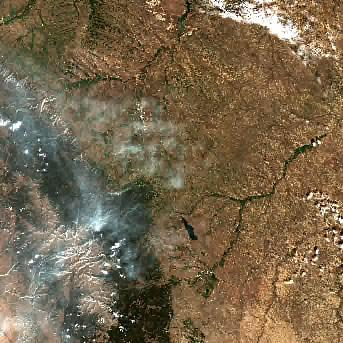
#> input picture backend/images/thumbnails/S2A_13TCK_20250823_1_L2A_thumb.jpg, 343 x 343 px, found by its file name
$ python -i detection_service.py   (imports and definitions only)   (older library calls are emulated)
#> lines starting #> are read from the running program, lines starting #| are printed output that depends on the picture; after the words box and inside, x2 and y2 are one past the last pixel; in counts of white or black regions, pixels touching at a corner belong together
"""
ORVIX AI & Computer Vision Disaster Detection Engine.

Capabilities:
- Wildfire smoke & thermal hotspot segmentation (HSV/RGB color thresholding & contour extraction)
- Flood water extent segmentation (adaptive thresholding & morphological contour analysis)
- Spatial environmental anomaly detection (statistical z-score and local variance filtering)
- Neural segmentation pipeline interface (U-Net architecture specifications)
- Outputs bounding boxes, detected area in hectares/pixels, confidence scores, and visual overlays.
"""

from __future__ import annotations

import logging
import os
from dataclasses import dataclass, field
from datetime import datetime, timezone
from pathlib import Path
from typing import Any, List, Optional, Tuple

import cv2
import numpy as np
from PIL import Image

logger = logging.getLogger(__name__)

_DETECTIONS_DIR = Path(__file__).resolve().parent.parent.parent / "images" / "processed" / "detections"
# [1 line not run here, left out]


@dataclass(frozen=True)
class DetectionBox:
    """Individual detected hazard feature bounding box and metrics."""
    label: str                     # "Wildfire Hotspot", "Smoke Plume", "Flood Inundation", "Anomaly"
    confidence: float              # 0.0 to 1.0
    bbox: list[int]                # [x, y, width, height]
    area_pixels: int
    estimated_hectares: float
    intensity: float


@dataclass
class DetectionResult:
    """Complete output of the detection pipeline."""
    source_filename: str
    overlay_filename: str
    overlay_image_url: str
    overlay_image_path: str
    model_name: str
    model_version: str
    total_detections: int
    detections: list[DetectionBox]
    summary_message: str
    created_at: str


class _DetectionService:
    """Engine for computer vision and AI hazard detection on satellite imagery."""

    def __init__(self) -> None:
        _DETECTIONS_DIR.mkdir(parents=True, exist_ok=True)

    def run_detection(
        self,
        image_path_or_filename: str,
        detection_type: str = "wildfire",
        sensitivity: float = 0.5,
    ) -> DetectionResult:
        """
        Run computer vision detection on an image.

        Args:
            image_path_or_filename: Filename or relative path in backend/images/.
            detection_type: "wildfire" | "flood" | "anomaly" | "dnn_unet".
            sensitivity: 0.1 (strict) to 1.0 (sensitive).
        """
#> called with detection_type = 'wildfire', sensitivity = 0.5
        fname = Path(image_path_or_filename).name
        base_img_dir = Path(__file__).resolve().parent.parent.parent / "images"
        target_path = base_img_dir / fname

        if not target_path.exists():
            raise FileNotFoundError(f"Image '{fname}' not found in archive.")

        # Read image with OpenCV (BGR)
        img_bgr = cv2.imread(str(target_path))
#> img_bgr is the input picture: shape (343, 343, 3); mean B, G, R 76.3, 102.2, 118.7
        if img_bgr is None:
            raise ValueError(f"Failed to decode image '{fname}' via OpenCV.")

        H, W = img_bgr.shape[:2]
#> H = 343; W = 343
        overlay = img_bgr.copy()
        detections: list[DetectionBox] = []

        # Pixel resolution approximation (Sentinel-2 ~20m/pixel -> 400 m2 / pixel = 0.04 hectares)
        hectare_per_pixel = 0.04

        dt = detection_type.lower()
        if dt == "wildfire":
            model_name = "ORVIX-CV-Wildfire-Thermal-v1.0"
            model_ver = "1.0.4"

            # Convert to HSV and extract fire/smoke color spaces
            hsv = cv2.cvtColor(img_bgr, cv2.COLOR_BGR2HSV)
#> hsv: shape (343, 343, 3); mean H, S, V 25.4, 102, 120.3
            # Active flame / thermal orange-red color bounds in HSV
            lower_fire = np.array([5, int(120 * (1.1 - sensitivity)), int(180 * (1.1 - sensitivity))])
            upper_fire = np.array([25, 255, 255])
            mask_fire = cv2.inRange(hsv, lower_fire, upper_fire)
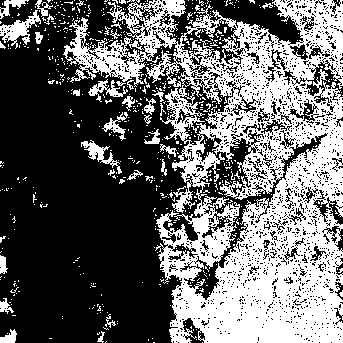
#> mask_fire: shape (343, 343); 40.7% white; 625 white regions (590 under 20 px), largest, box (x1, y1, x2, y2) and area: (63, 0, 343, 343) 42834, (0, 10, 41, 49) 572, (81, 140, 122, 174) 372

            # Smoke haze / white-grey plume in HSV
            lower_smoke = np.array([0, 0, int(170 * (1.1 - sensitivity))])
            upper_smoke = np.array([180, int(60 * sensitivity), 245])
            mask_smoke = cv2.inRange(hsv, lower_smoke, upper_smoke)
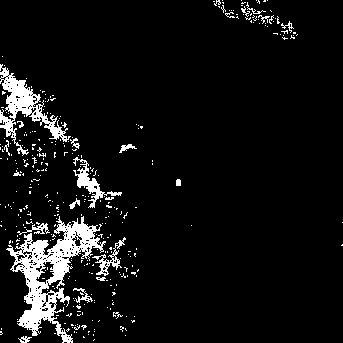
#> mask_smoke: shape (343, 343); 7% white; 343 white regions (320 under 20 px), largest, box (x1, y1, x2, y2) and area: (6, 216, 106, 343) 4000, (0, 64, 71, 156) 1680, (73, 157, 122, 208) 536

            # Clean morphological noise
            kernel = cv2.getStructuringElement(cv2.MORPH_RECT, (5, 5))
            mask_fire = cv2.morphologyEx(mask_fire, cv2.MORPH_OPEN, kernel)
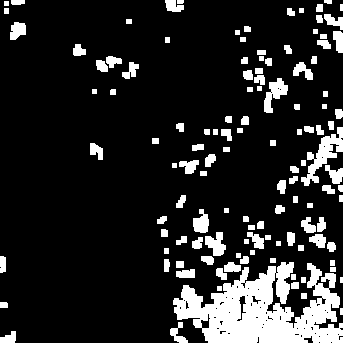
#> mask_fire: shape (343, 343); 15% white; 123 white regions (1 under 20 px), largest, box (x1, y1, x2, y2) and area: (173, 262, 343, 343) 8126, (301, 127, 343, 186) 846, (264, 78, 288, 113) 409
            mask_smoke = cv2.morphologyEx(mask_smoke, cv2.MORPH_OPEN, kernel)
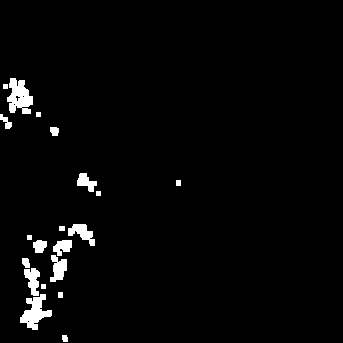
#> mask_smoke: shape (343, 343); 2.6% white; 20 white regions

            # Find fire contours
            contours_fire, _ = cv2.findContours(mask_fire, cv2.RETR_EXTERNAL, cv2.CHAIN_APPROX_SIMPLE)
#> contours_fire = 123 contours, 21 with area under 20; largest, box (x1, y1, x2, y2) and area: (173, 262, 343, 343) 7864, (301, 127, 343, 186) 710, (264, 78, 288, 113) 352, (205, 232, 226, 256) 266, (193, 209, 209, 233) 230
            for cnt in contours_fire:
                area = cv2.contourArea(cnt)
                if area > 15:  # Minimum cluster size
                    x, y, w, h = cv2.boundingRect(cnt)
                    conf = min(0.96, 0.65 + (area / (H * W)) * 10 + sensitivity * 0.15)
                    detections.append(DetectionBox(
                        label="Thermal Hotspot",
                        confidence=round(float(conf), 3),
                        bbox=[int(x), int(y), int(w), int(h)],
                        area_pixels=int(area),
                        estimated_hectares=round(float(area * hectare_per_pixel), 2),
                        intensity=round(float(np.mean(hsv[y:y+h, x:x+w, 2])), 1),
                    ))
                    # Draw red/orange bounding box on overlay
                    cv2.rectangle(overlay, (x, y), (x + w, y + h), (0, 69, 255), 2)
                    cv2.putText(overlay, f"FIRE {conf*100:.0f}%", (x, max(15, y - 5)),
                                cv2.FONT_HERSHEY_SIMPLEX, 0.45, (0, 69, 255), 1)
#> this loop made 123 passes
#> (cnt, area, x, y, w, h, conf) on passes 5, 9, 10, 13, 16, 17, 19, 25, 26: ([[301, 293], [301, 298], [306, 298], [306, 293]], 25, 301, 293, 6, 6, 0.727), ([[301, 277], [301, 282], [305, 282], [305, 277]], 20, 301, 277, 5, 6, 0.727), ([[291, 274], [291, 279], [295, 279], [295, 274]], 20, 291, 274, 5, 6, 0.727), ([[330, 267], [330, 271], [335, 271], [335, 267]], 20, 330, 267, 6, 5, 0.727), ([[176, 261], [176, 267], [183, 267], [183, 261]], 42, 176, 261, 8, 7, 0.729), ([[330, 260], [330, 265], [334, 265], [334, 260]], 20, 330, 260, 5, 6, 0.727), ([[270, 258], [270, 262], [275, 262], [275, 258]], 20, 270, 258, 6, 5, 0.727), ([[164, 248], [164, 253], [168, 253], [168, 248]], 20, 164, 248, 5, 6, 0.727), ([[298, 245], [298, 250], [303, 250], [303, 245]], 25, 298, 245, 6, 6, 0.727)
#> (area, x, y, w, h, conf) on passes 1, 2, 4, 7, 11, 12: (110.5, 0, 331, 16, 12, 0.734), (127, 170, 322, 18, 21, 0.736), (34.5, 0, 302, 8, 6, 0.728), (40.5, 291, 282, 8, 7, 0.728), (119.5, 176, 269, 19, 9, 0.735), (74, 216, 268, 11, 12, 0.731)
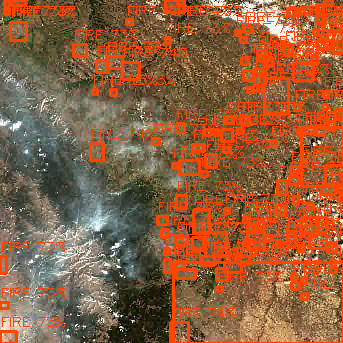
#> overlay: shape (343, 343, 3); 19.58% of pixels changed, all inside (x1, y1, x2, y2) = (0, 0, 343, 343)
#> after the loop, detections = 120 items

            # Find smoke contours
            contours_smoke, _ = cv2.findContours(mask_smoke, cv2.RETR_EXTERNAL, cv2.CHAIN_APPROX_SIMPLE)
#> contours_smoke = 20 contours, 5 with area under 20; largest, box (x1, y1, x2, y2) and area: (7, 78, 33, 114) 545, (20, 294, 52, 330) 497, (68, 224, 95, 246) 251, (50, 255, 67, 282) 248, (24, 268, 40, 296) 238
            for cnt in contours_smoke:
                area = cv2.contourArea(cnt)
                if area > 80:
                    x, y, w, h = cv2.boundingRect(cnt)
                    conf = min(0.88, 0.55 + sensitivity * 0.2)
                    detections.append(DetectionBox(
                        label="Smoke Plume",
                        confidence=round(float(conf), 3),
                        bbox=[int(x), int(y), int(w), int(h)],
                        area_pixels=int(area),
                        estimated_hectares=round(float(area * hectare_per_pixel), 2),
                        intensity=round(float(np.mean(hsv[y:y+h, x:x+w, 1])), 1),
                    ))
                    # Draw amber bounding box for smoke
                    cv2.rectangle(overlay, (x, y), (x + w, y + h), (0, 165, 255), 2)
                    cv2.putText(overlay, f"SMOKE {conf*100:.0f}%", (x, max(15, y - 5)),
                                cv2.FONT_HERSHEY_SIMPLEX, 0.4, (0, 165, 255), 1)
#> this loop made 20 passes
#> (area, x, y, w, h) on passes 2, 5, 7, 8, 9, 12, 15, 20: (497, 20, 294, 32, 36), (238, 24, 268, 16, 28), (248.5, 50, 255, 17, 27), (174, 53, 240, 19, 16), (119.5, 33, 240, 14, 13), (251, 68, 224, 27, 22), (176, 77, 173, 20, 19), (545, 7, 78, 26, 36)
#> area on passes 1, 6, 16, 17: 27, 50.5, 54, 62.5
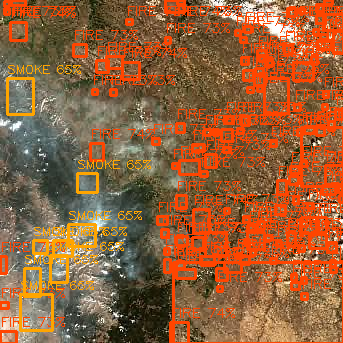
#> overlay: shape (343, 343, 3); 2.97% of pixels changed, all inside (x1, y1, x2, y2) = (6, 65, 151, 332)
#> after the loop, detections = 128 items

            summary = f"Detected {len(detections)} thermal/smoke anomaly feature(s) in scene."

        elif dt == "flood":
            model_name = "ORVIX-CV-Water-Extent-v1.0"
            model_ver = "1.0.2"

            # Invert blue and lightness to isolate deep standing water bodies
            gray = cv2.cvtColor(img_bgr, cv2.COLOR_BGR2GRAY)
            b = img_bgr[..., 0].astype(np.float32)
            r = img_bgr[..., 2].astype(np.float32)
            water_ratio = (b - r) / (b + r + 1e-6)

            thresh_val = int(255 * (0.15 + (1.0 - sensitivity) * 0.1))
            _, mask_water = cv2.threshold(gray, thresh_val, 255, cv2.THRESH_BINARY_INV)

            kernel = cv2.getStructuringElement(cv2.MORPH_RECT, (7, 7))
            mask_water = cv2.morphologyEx(mask_water, cv2.MORPH_OPEN, kernel)

            contours_water, _ = cv2.findContours(mask_water, cv2.RETR_EXTERNAL, cv2.CHAIN_APPROX_SIMPLE)
            for cnt in contours_water:
                area = cv2.contourArea(cnt)
                if area > 100:
                    x, y, w, h = cv2.boundingRect(cnt)
                    conf = min(0.92, 0.70 + sensitivity * 0.15)
                    detections.append(DetectionBox(
                        label="Inundation Extent",
                        confidence=round(float(conf), 3),
                        bbox=[int(x), int(y), int(w), int(h)],
                        area_pixels=int(area),
                        estimated_hectares=round(float(area * hectare_per_pixel), 2),
                        intensity=round(float(np.mean(gray[y:y+h, x:x+w])), 1),
                    ))
                    cv2.rectangle(overlay, (x, y), (x + w, y + h), (255, 180, 0), 2)
                    cv2.putText(overlay, f"WATER {conf*100:.0f}%", (x, max(15, y - 5)),
                                cv2.FONT_HERSHEY_SIMPLEX, 0.4, (255, 180, 0), 1)

            summary = f"Identified {len(detections)} inundation / water body region(s)."

        elif dt == "anomaly":
            model_name = "ORVIX-ML-Spatial-Variance-Anomaly-v1"
            model_ver = "1.1.0"

            # Compute local Laplacian edge & variance contrast
            gray = cv2.cvtColor(img_bgr, cv2.COLOR_BGR2GRAY)
            laplacian = cv2.Laplacian(gray, cv2.CV_64F)
            variance = np.abs(laplacian)
            thresh = np.percentile(variance, 99.0 - (sensitivity * 2.0))
            _, mask_anom = cv2.threshold(variance, thresh, 255, cv2.THRESH_BINARY)
            mask_anom = mask_anom.astype(np.uint8)

            kernel = cv2.getStructuringElement(cv2.MORPH_RECT, (9, 9))
            mask_anom = cv2.morphologyEx(mask_anom, cv2.MORPH_CLOSE, kernel)

            contours_anom, _ = cv2.findContours(mask_anom, cv2.RETR_EXTERNAL, cv2.CHAIN_APPROX_SIMPLE)
            for cnt in contours_anom:
                area = cv2.contourArea(cnt)
                if area > 50:
                    x, y, w, h = cv2.boundingRect(cnt)
                    conf = min(0.85, 0.50 + sensitivity * 0.3)
                    detections.append(DetectionBox(
                        label="Spatial Anomaly",
                        confidence=round(float(conf), 3),
                        bbox=[int(x), int(y), int(w), int(h)],
                        area_pixels=int(area),
                        estimated_hectares=round(float(area * hectare_per_pixel), 2),
                        intensity=round(float(np.mean(gray[y:y+h, x:x+w])), 1),
                    ))
                    cv2.rectangle(overlay, (x, y), (x + w, y + h), (180, 0, 255), 2)
                    cv2.putText(overlay, f"ANOMALY {conf*100:.0f}%", (x, max(15, y - 5)),
                                cv2.FONT_HERSHEY_SIMPLEX, 0.4, (180, 0, 255), 1)

            summary = f"Extracted {len(detections)} high-variance spatial anomaly sector(s)."

        elif dt == "dnn_unet":
            # Explicit, honest status for Deep Neural Network model
            model_name = "ORVIX-DNN-Segmenter-U-Net"
            model_ver = "2.0-pending"
            summary = "Deep neural U-Net segmentation requires trained model weights. Use OpenCV spectral models above for active feature extraction."
        else:
            raise ValueError(f"Unknown detection type '{detection_type}'. Use wildfire, flood, anomaly, or dnn_unet.")

        # Save visual overlay
        timestamp = datetime.now(timezone.utc).strftime("%Y%m%d_%H%M%S")
        stem = Path(fname).stem
        out_filename = f"detect_{dt}_{stem}_{timestamp}.png"
        out_path = _DETECTIONS_DIR / out_filename

        cv2.imwrite(str(out_path), overlay)
        logger.info("Saved detection overlay '%s' (%d detections)", out_filename, len(detections))

        return DetectionResult(
            source_filename=fname,
            overlay_filename=out_filename,
            overlay_image_url=f"/images/processed/detections/{out_filename}",
            overlay_image_path=f"images/processed/detections/{out_filename}",
            model_name=model_name,
            model_version=model_ver,
            total_detections=len(detections),
            detections=detections,
            summary_message=summary,
            created_at=datetime.now(timezone.utc).isoformat(),
        )


detection_service = _DetectionService()

>>> result = _DetectionService().run_detection('../../images/thumbnails/S2A_13TCK_20250823_1_L2A_thumb.jpg')

$ run again, on backend/images/thumbnails/S2B_13TCK_20250806_0_L2A_thumb.jpg
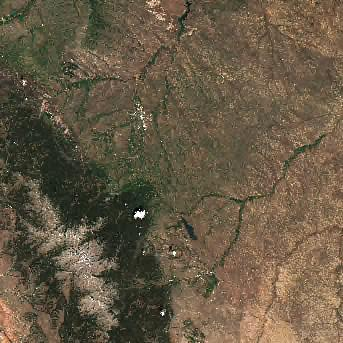
#> input picture backend/images/thumbnails/S2B_13TCK_20250806_0_L2A_thumb.jpg, 343 x 343 px, found by its file name
#> in run_detection, img_bgr is the input picture: shape (343, 343, 3); mean B, G, R 69.2, 89.8, 102.6
#> hsv: shape (343, 343, 3); mean H, S, V 22, 85.1, 103.5
#> in run_detection, `mask_fire = cv2.morphologyEx(mask_fire, cv2.MORPH_OPEN, kernel)`:
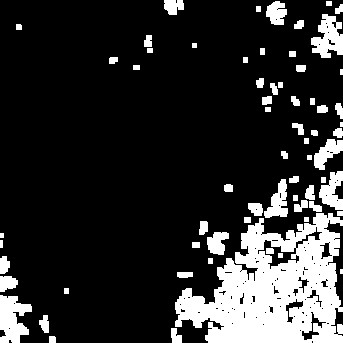
#> mask_fire: shape (343, 343); 17.8% white; 66 white regions (3 under 20 px)
#> contours_fire = 64 contours, 8 with area under 20; largest, box (x1, y1, x2, y2) and area: (175, 213, 343, 343) 13864, (0, 295, 32, 343) 943, (311, 14, 343, 58) 824, (319, 171, 343, 210) 498, (264, 179, 288, 218) 452
#> the loop in run_detection, `for cnt in contours_fire:` made 64 passes
#> (cnt, area, x, y, w, h, conf) on passes 5, 9, 11, 17, 19: ([[64, 288], [64, 293], [68, 293], [68, 288]], 20, 64, 288, 5, 6, 0.727), ([[208, 258], [208, 263], [212, 263], [212, 258]], 20, 208, 258, 5, 6, 0.727), ([[192, 242], [192, 247], [199, 247], [199, 242]], 35, 192, 242, 8, 6, 0.728), ([[244, 217], [244, 222], [250, 222], [250, 217]], 30, 244, 217, 7, 6, 0.728), ([[337, 211], [337, 215], [342, 215], [342, 211]], 20, 337, 211, 6, 5, 0.727)
#> after the loop in run_detection, `for cnt in contours_fire:`:
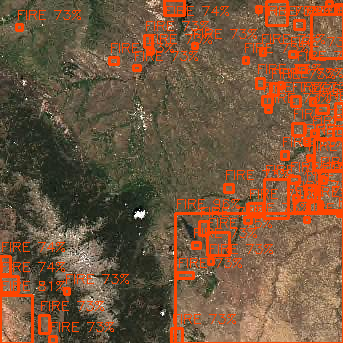
#> overlay: shape (343, 343, 3); 11.67% of pixels changed, all inside (x1, y1, x2, y2) = (0, 0, 343, 343)
#> after the loop in run_detection, `for cnt in contours_fire:`: detections = 59 items
#> contours_smoke = []

$ run again, on backend/images/thumbnails/S2B_13TCK_20261109_0_L2A_thumb.jpg
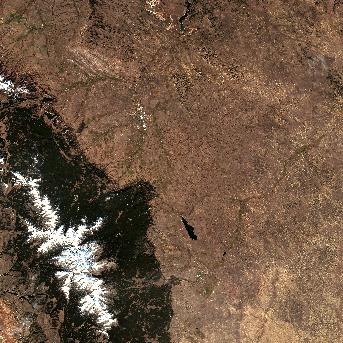
#> input picture backend/images/thumbnails/S2B_13TCK_20261109_0_L2A_thumb.jpg, 343 x 343 px, found by its file name
#> in run_detection, img_bgr is the input picture: shape (343, 343, 3); mean B, G, R 67.5, 87, 111
#> hsv: shape (343, 343, 3); mean H, S, V 16.3, 112.3, 111.2
#> in run_detection, `mask_fire = cv2.morphologyEx(mask_fire, cv2.MORPH_OPEN, kernel)`:
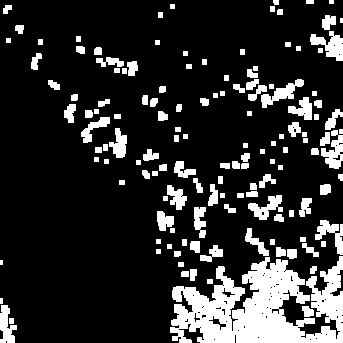
#> mask_fire: shape (343, 343); 17.6% white; 139 white regions (3 under 20 px)
#> contours_fire = 139 contours, 37 with area under 20; largest, box (x1, y1, x2, y2) and area: (170, 256, 343, 343) 8690, (310, 31, 343, 61) 437, (321, 130, 343, 169) 400, (261, 79, 304, 108) 380, (315, 220, 343, 255) 346
#> the loop in run_detection, `for cnt in contours_fire:` made 139 passes
#> (cnt, area, x, y, w, h, conf) on passes 1, 5, 9, 19, 21: ([[9, 318], [9, 323], [13, 323], [13, 318]], 20, 9, 318, 5, 6, 0.727), ([[207, 279], [207, 283], [212, 283], [212, 279]], 20, 207, 279, 6, 5, 0.727), ([[178, 262], [178, 266], [183, 266], [183, 262]], 20, 178, 262, 6, 5, 0.727), ([[321, 241], [321, 246], [325, 246], [325, 241]], 20, 321, 241, 5, 6, 0.727), ([[270, 239], [270, 244], [274, 244], [274, 239]], 20, 270, 239, 5, 6, 0.727)
#> after the loop in run_detection, `for cnt in contours_fire:`:
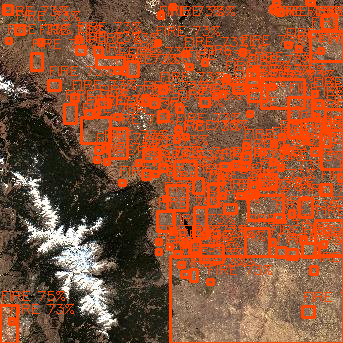
#> overlay: shape (343, 343, 3); mean B, G, R 50.6, 81.3, 142.3
#> after the loop in run_detection, `for cnt in contours_fire:`: detections = 134 items
#> contours_smoke = []
